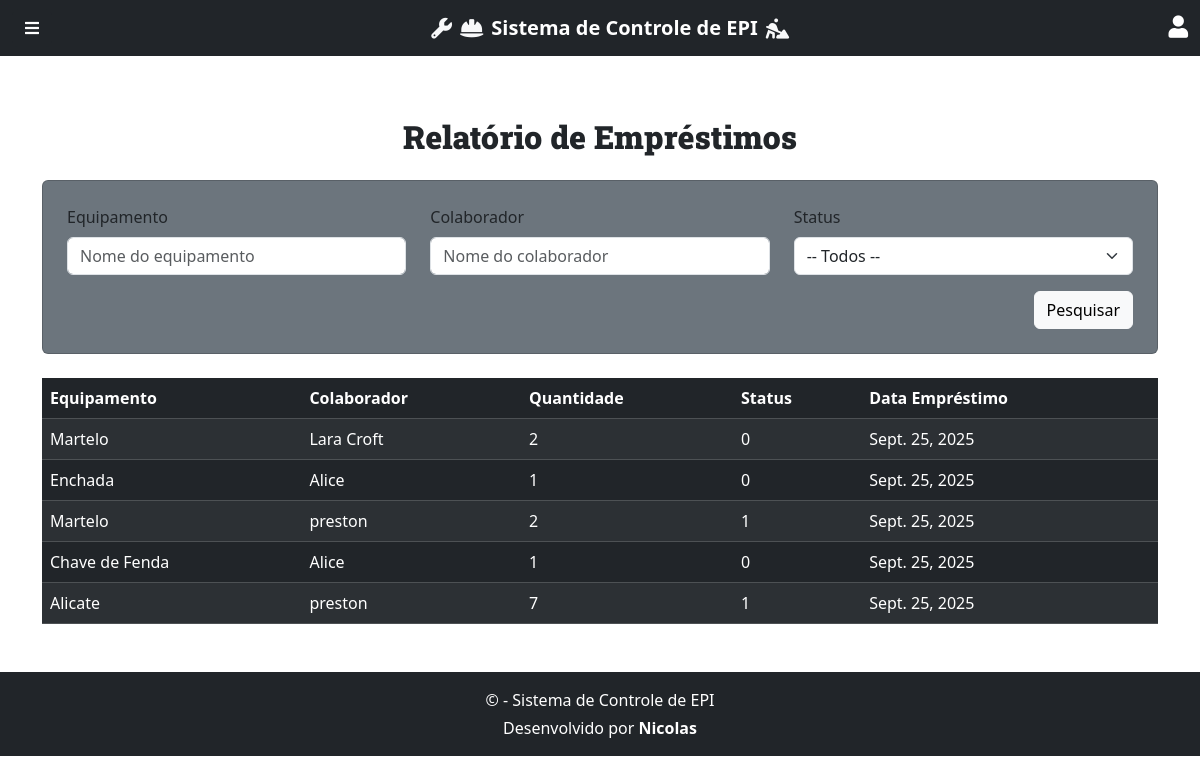
The app's page /relatorio/emprestimos/, older data.
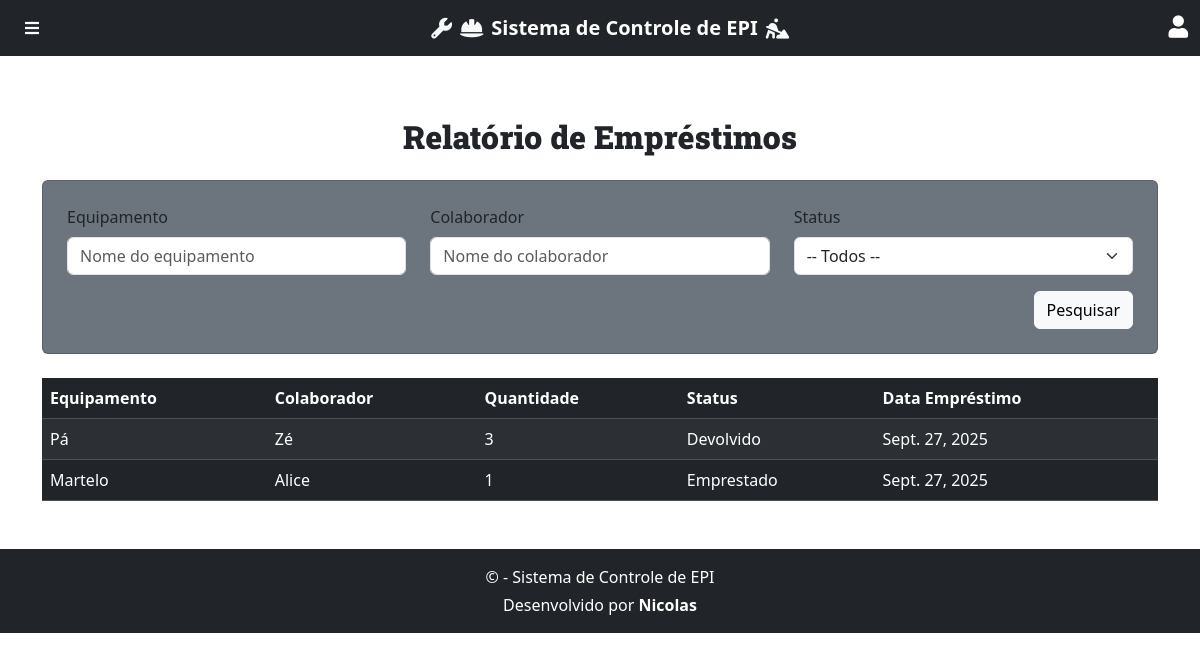
The same page, newer data.
### core/models/emprestimo_model.py (models this page shows, shortened)
class Emprestimo(models.Model):
    STATUS_CHOICES = [
        ('emprestado', 'Emprestado'),
        ('fornecido', 'Fornecido'),
        ('devolvido', 'Devolvido'),
        ('danificado', 'Danificado'),
        ('perdido', 'Perdido'),
    ]
    colaborador = models.ForeignKey(Colaborador, on_delete=models.CASCADE)
    equipamento = models.ForeignKey(Equipamento, on_delete=models.CASCADE)
    quantidade = models.PositiveIntegerField()
    data_prevista_devolucao = models.DateField(default=timezone.now)
    data_emprestimo = models.DateField(auto_now_add=True)
    data_devolucao = models.DateField(blank=True, null=True)
    condicao_equipamento = models.CharField(max_length=100, blank=True, null=True)
    status = models.CharField(max_length=20, choices=STATUS_CHOICES, default='emprestado')
    observacao = models.TextField(blank=True, null=True)

### core/models/equipamento_model.py (models this page shows, shortened)
class Equipamento(models.Model):
    nome = models.CharField(max_length=100)
    tipo = models.CharField(max_length=100)
    codigo = models.CharField(max_length=50, unique=True)
    validade = models.DateField()
    estoque = models.IntegerField()

### core/models/colaborador_model.py (models this page shows, shortened)
class Colaborador(models.Model):
    nome = models.CharField(max_length=100)
    email = models.EmailField(unique=True)
    telefone = models.CharField(max_length=15, blank=True, null=True)
    status = models.BooleanField(default=True)
    cargo = models.CharField(max_length=100, blank=True, null=True)

### core/views/relatorio_emprestimos_views.py (the view)
# urls.py: path('relatorio/emprestimos/', relatorio_emprestimos_views.relatorio_emprestimos, name='relatorio_emprestimos'),
def relatorio_emprestimos(request):
    emprestimos = Emprestimo.objects.all()
    equipamento = request.GET.get('equipamento', '').strip()
    colaborador = request.GET.get('colaborador', '').strip()
    status = request.GET.get('status', '').strip()
    if equipamento:
        emprestimos = emprestimos.filter(equipamento__nome__icontains=equipamento)
    if colaborador:
        emprestimos = emprestimos.filter(colaborador__nome__icontains=colaborador)
    if status:
        emprestimos = emprestimos.filter(status=status)
    return render(request, 'core/pages/relatorio_emprestimos.html', {
        'emprestimos': emprestimos,
        'equipamento': equipamento,
        'colaborador': colaborador,
        'status': status,
    })

### core/templates/core/pages/relatorio_emprestimos.html (shortened to what this page needs)
{% extends 'global/base.html' %}
{% load static %}
{% block content %}
<div class="container mt-5">
  <h2 class="mb-4"> Relatório de Empréstimos</h2>
  <form method="GET" class="card p-4 bg-secondary mb-4">
    <div class="row">
      <div class="col-md-4">
        <label class="form-label">Equipamento</label>
        <input type="text" name="equipamento" value="{{ equipamento }}" class="form-control" placeholder="Nome do equipamento">
      </div>
      <div class="col-md-4">
        <label class="form-label">Colaborador</label>
        <input type="text" name="colaborador" value="{{ colaborador }}" class="form-control" placeholder="Nome do colaborador">
      </div>
      <div class="col-md-4">
        <label class="form-label">Status</label>
        <select name="status" class="form-select">
          <option value="">-- Todos --</option>
        </select>
      </div>
    </div>
    <div class="text-end mt-3">
      <button type="submit" class="btn btn-light">Pesquisar</button>
    </div>
  </form>
  <table class="table table-dark table-striped table-hover">
    <thead>
      <tr>
        <th>Equipamento</th>
        <th>Colaborador</th>
        <th>Quantidade</th>
        <th>Status</th>
        <th>Data Empréstimo</th>
      </tr>
    </thead>
    <tbody>
      {% for emprestimo in emprestimos %}
        <tr>
          <td>{{ emprestimo.equipamento.nome }}</td>
          <td>{{ emprestimo.colaborador.nome }}</td>
          <td>{{ emprestimo.quantidade }}</td>
          <td>{{ emprestimo.get_status_display }}</td>
          <td>{{ emprestimo.data_emprestimo }}</td>
        </tr>
      {% empty %}
        <tr>
          <td colspan="5" class="text-center">Nenhum empréstimo encontrado.</td>
        </tr>
      {% endfor %}
    </tbody>
  </table>
</div>
{% endblock %}

### templates/global/base.html (shortened to what this page needs)
{% load static %}
<!DOCTYPE html>
<html lang="pt-BR">
<head>
    {% include 'global/partials/head.html' %}
</head>
<body>
    {% include 'global/partials/header.html' %}
    <main class="mt-5">
     {% block content %}{% endblock %}
    </main>
    {% include 'global/partials/footer.html' %}
</body>
</html>

### templates/global/partials/head.html (shortened to what this page needs)
{% load static %}
<link
  href="https://cdn.jsdelivr.net/npm/bootstrap@5.3.8/dist/css/bootstrap.min.css"
  rel="stylesheet"
>
<link rel="stylesheet" href="https://cdn.jsdelivr.net/npm/bootstrap@5.3.3/dist/css/bootstrap.min.css">
<link rel="stylesheet" href="https://cdnjs.cloudflare.com/ajax/libs/font-awesome/6.5.1/css/all.min.css">
<link rel="stylesheet" href="https://cdnjs.cloudflare.com/ajax/libs/font-awesome/5.15.4/css/fontawesome.min.css"
 />
<link rel="stylesheet" href="https://cdnjs.cloudflare.com/ajax/libs/font-awesome/5.15.4/css/brands.min.css"
 />
<link rel="stylesheet" href="https://cdnjs.cloudflare.com/ajax/libs/font-awesome/5.15.4/css/solid.min.css"
 />
<link rel="stylesheet" href="{% static 'core/css/styles.css' %}">

### templates/global/partials/header.html (shortened to what this page needs)
<nav class="navbar navbar-dark bg-dark fixed-top">
  <div class="container-fluid">
    <button class="btn btn-dark" type="button" data-bs-toggle="offcanvas" data-bs-target="#sidebarMenu"
      aria-controls="sidebarMenu">
      <i class="fas fa-bars"></i>
    </button>
    <a class="navbar-brand mx-auto d-flex align-items-center" href="{% url 'home' %}">
      <i class="fa-solid fa-wrench me-2"></i>
      <i class="fa-solid fa-helmet-safety me-2"></i>
      Sistema de Controle de EPI
      <i class="fa-solid fa-person-digging ms-2"></i>
    </a>
    <div class="d-flex align-items-center">
      <a class="nav-link text-white" href="#">
        <i class="fas fa-user"></i>
      </a>
    </div>
  </div>
</nav>

### templates/global/partials/footer.html
<footer class="bg-dark text-white text-center py-3 mt-5">
  <div class="container">
    <p class="mb-1">&copy; {{ now|date:"Y" }} - Sistema de Controle de EPI</p>
    <p class="mb-0">
      Desenvolvido por <a href="https://github.com/NwNickk" target="_blank" class="text-white fw-bold text-decoration-none">Nicolas</a>
    </p>
  </div>
</footer>

### core/static/core/css/styles.css (style rules this page uses)
:root { --color-primary: #269fe6; --color-primary-hover: #2086c2; --color-primary-dark: #13141f; --color-primary-dark-hover: #212336; --color-primary-light: #d4ecfa; --color-primary-light-hover: #bdd8e7; --color-white: #fff; --color-black: #000; --color-dark-text: #444; --color-info-light: #cce5ff; --color-debug-light: #cce5ff; --color-success-light: #d4edda; --color-alert-light: #fff3cd; --color-warning-light: #fff3cd; --color-error-light: #f8d7da; --color-info-dark: #4d86c4; --color-debug-dark: #4d86c4; --color-success-dark: #4a9c5d; --color-alert-dark: #927f40; --color-warning-dark: #927f40; --color-error-dark: #da525d; --color-gray-0: #f9f9f9; --color-gray-1: #e0e0e0; --color-gray-2: #c7c7c7; --color-gray-3: #aeaeae; --color-gray-4: #959595; --color-gray-5: #7d7d7d; --color-gray-6: #646464; --color-gray-7: #4b4b4b; --color-gray-8: #323232; --color-gray-9: #191919; --font-primary: sans-serif; --font-headings: 'Roboto Slab', serif; --spacing-gutter-medium: 3rem; --spacing-gutter-large: 4rem; }
body { padding-top: 70px; }
.navbar-brand i { font-size: 1.3rem; color: #f8f9fa; }
.navbar-brand { font-weight: 600; }
.navbar .nav-link i { font-size: 1.4rem; }
h2 { font-family: var(--font-headings); font-weight: 900; text-align: center; }

Row changes from the older to the newer data that the page shows:
removed Emprestimo: equipamento.nome "Martelo", colaborador.nome "Lara Croft", quantidade "2", status "0", data_emprestimo "Sept. 25, 2025"
removed Emprestimo: equipamento.nome "Enchada", colaborador.nome "Alice", quantidade "1", status "0", data_emprestimo "Sept. 25, 2025"
removed Emprestimo: equipamento.nome "Martelo", colaborador.nome "preston", quantidade "2", status "1", data_emprestimo "Sept. 25, 2025"
removed Emprestimo: equipamento.nome "Chave de Fenda", colaborador.nome "Alice", quantidade "1", status "0", data_emprestimo "Sept. 25, 2025"
removed Emprestimo: equipamento.nome "Alicate", colaborador.nome "preston", quantidade "7", status "1", data_emprestimo "Sept. 25, 2025"
added Emprestimo: equipamento.nome "Pá", colaborador.nome "Zé", quantidade "3", status "Devolvido", data_emprestimo "Sept. 27, 2025"
added Emprestimo: equipamento.nome "Martelo", colaborador.nome "Alice", quantidade "1", status "Emprestado", data_emprestimo "Sept. 27, 2025"
